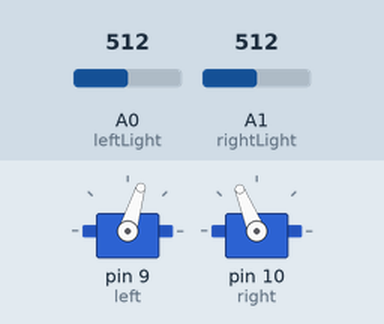
Recording of a sketch running on a simulated Arduino Uno, built with avr-gcc and run on an emulated ATmega328P. On the bench: 2 × servo. Inputs (shaded band) come from the test bench; at power-on: A0 (leftLight) = 512, A1 (rightLight) = 512.

Above: at 1.2 s.
1.3 s: A0 (leftLight) set to 548
At 2.5 s:
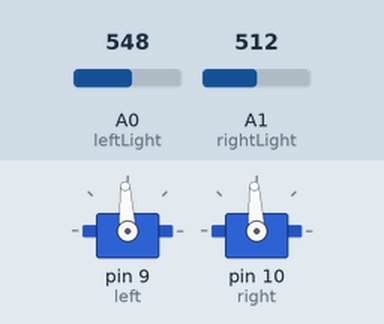
2.8 s: A0 (leftLight) set to 511
At 3.8 s:
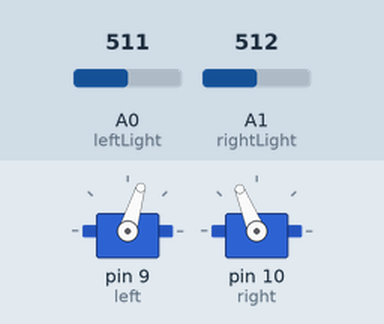
4.3 s: A0 (leftLight) set to 716
At 4.9 s:
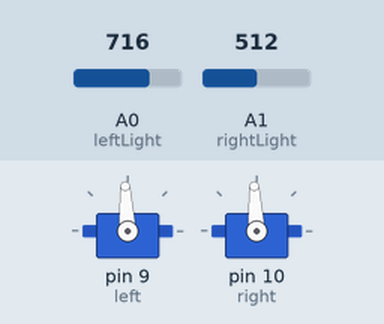
Timing chart, 0 to 7.3 s (numbered marks = the images above; inputs shaded):
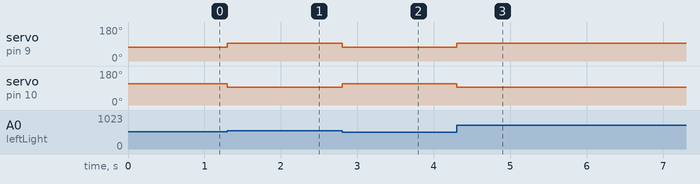

Measured:
- the behaviour switches between 539 and 540 on A0 (leftLight) (found by bisection; images 0 and 1)
- after the input at 1.3 s, servo on pin 9 (left): 73° → 93° at once; servo on pin 10 (right): 112° → 93° at once
- after the input at 2.8 s, servo on pin 9 (left): 93° → 73° at once; servo on pin 10 (right): 93° → 112° at once
- after the input at 4.3 s, servo on pin 9 (left): 73° → 93° at once; servo on pin 10 (right): 112° → 93° at once

The sketch:

User_Program5_1.ino
```cpp
/*Software 1073 Arduino BoeBots
User Program
Method stubs are pre-made. add your own code to complete the challenge!

Program Task: Have the robot drive forward until it sees a black line
Feel free to view the example program within the same folder if you need help!
*/

#include <Servo.h>;
Servo left;
Servo right;

int leftLight = 0;
int rightLight = 1;
int leftLightVal = 0;
int rightLightVal = 0;
int leftWhiteVal = 390;
int rightWhiteVal = 450;
int changeVal = 150;

void readSensors(){
  leftLightVal = analogRead (leftLight);
  rightLightVal = analogRead (rightLight);
}
void setup(){
  left.attach(9);
  right.attach(10);
}

void loop(){
  readSensors();
  if (leftLightVal >= leftWhiteVal + changeVal || rightLightVal >= rightWhiteVal + changeVal){
   right.writeMicroseconds (1500);
  left.writeMicroseconds (1500);
  }
  else {
  right.writeMicroseconds (1700);
  left.writeMicroseconds (1300);
  }
}
```
